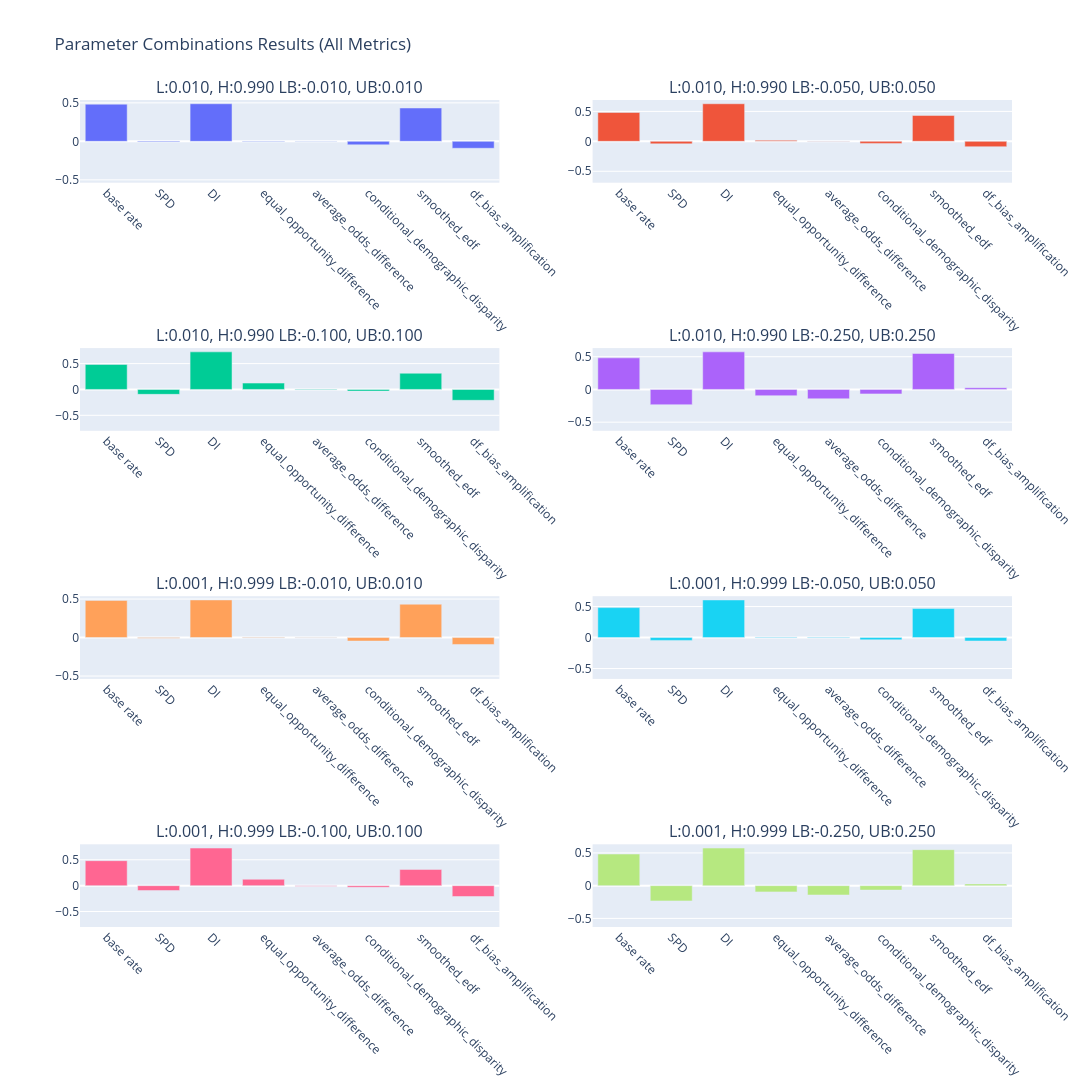

The notebook cell this image was saved under:
### Code cell
def plot_parameter_results(results_df):
    
    df = results_df.reset_index()

    metric_cols = [col for col in df.columns if col not in ['low_class_thresh', 'high_class_thresh', 'metric_lb', 'metric_ub']]
    df['param_combo'] = df.apply(
        lambda x: f'L:{x.low_class_thresh:.3f}, H:{x.high_class_thresh:.3f}\nLB:{x.metric_lb:.3f}, UB:{x.metric_ub:.3f}', 
        axis=1
    )
    
    n_params = len(df['param_combo'].unique())
    n_rows = (n_params + 1) // 2
    n_cols = 2

    fig = make_subplots(
        rows=n_rows, 
        cols=n_cols,
        subplot_titles=df['param_combo'].unique(),
        vertical_spacing=0.2
    )
    
    # Plot metrics for each parameter combination
    for i, param_combo in enumerate(df['param_combo'].unique()):
        row = (i // 2) + 1
        col = (i % 2) + 1
        
        param_data = df[df['param_combo'] == param_combo]
        
        bar = go.Bar(
            x=metric_cols,
            y=param_data[metric_cols].values[0],
            name=param_combo
        )
        fig.add_trace(bar, row=row, col=col)
    
        max_abs_val = max(abs(param_data[metric_cols].values[0]))
        fig.update_yaxes(range=[-max_abs_val*1.1, max_abs_val*1.1], row=row, col=col)
    fig.update_layout(
        height=300 * n_rows,
        width=1200,
        showlegend=False,
        title_text="Parameter Combinations Results (All Metrics)"
    )
    
   
    fig.update_xaxes(tickangle=45)
    
    return fig

fig = plot_parameter_results(results_dfs_rw["Statistical parity difference"])
fig.show()

### Figure 1 — Plotly figure (JSON) as saved in the notebook; plotly's stock layout.template omitted (floating-point values rounded to 4 significant figures)
{"data": [{"name": "L:0.010, H:0.990\nLB:-0.010, UB:0.010", "type": "bar", "x": ["base rate", "SPD", "DI", "equal_opportunity_difference", "average_odds_difference", "conditional_demographic_disparity", "smoothed_edf", "df_bias_amplification"], "xaxis": "x", "y": [0.4827, -0.008255, 0.4882, -0.004967, -0.002484, -0.04535, 0.4332, -0.08995], "yaxis": "y"}, {"name": "L:0.010, H:0.990\nLB:-0.050, UB:0.050", "type": "bar", "x": ["base rate", "SPD", "DI", "equal_opportunity_difference", "average_odds_difference", "conditional_demographic_disparity", "smoothed_edf", "df_bias_amplification"], "xaxis": "x2", "y": [0.4827, -0.04204, 0.6277, 0.01781, -0.003559, -0.03416, 0.4332, -0.08995], "yaxis": "y2"}, {"name": "L:0.010, H:0.990\nLB:-0.100, UB:0.100", "type": "bar", "x": ["base rate", "SPD", "DI", "equal_opportunity_difference", "average_odds_difference", "conditional_demographic_disparity", "smoothed_edf", "df_bias_amplification"], "xaxis": "x3", "y": [0.4827, -0.09481, 0.7266, 0.1232, -0.009333, -0.03177, 0.3135, -0.2097], "yaxis": "y3"}, {"name": "L:0.010, H:0.990\nLB:-0.250, UB:0.250", "type": "bar", "x": ["base rate", "SPD", "DI", "equal_opportunity_difference", "average_odds_difference", "conditional_demographic_disparity", "smoothed_edf", "df_bias_amplification"], "xaxis": "x4", "y": [0.4827, -0.2334, 0.5743, -0.09541, -0.143, -0.06773, 0.5496, 0.02646], "yaxis": "y4"}, {"name": "L:0.001, H:0.999\nLB:-0.010, UB:0.010", "type": "bar", "x": ["base rate", "SPD", "DI", "equal_opportunity_difference", "average_odds_difference", "conditional_demographic_disparity", "smoothed_edf", "df_bias_amplification"], "xaxis": "x5", "y": [0.4827, -0.008255, 0.4882, -0.004967, -0.002484, -0.04535, 0.4332, -0.08995], "yaxis": "y5"}, {"name": "L:0.001, H:0.999\nLB:-0.050, UB:0.050", "type": "bar", "x": ["base rate", "SPD", "DI", "equal_opportunity_difference", "average_odds_difference", "conditional_demographic_disparity", "smoothed_edf", "df_bias_amplification"], "xaxis": "x6", "y": [0.4827, -0.04607, 0.606, 0.01062, -0.007156, -0.03656, 0.4677, -0.05546], "yaxis": "y6"}, {"name": "L:0.001, H:0.999\nLB:-0.100, UB:0.100", "type": "bar", "x": ["base rate", "SPD", "DI", "equal_opportunity_difference", "average_odds_difference", "conditional_demographic_disparity", "smoothed_edf", "df_bias_amplification"], "xaxis": "x7", "y": [0.4827, -0.09481, 0.7266, 0.1232, -0.009333, -0.03177, 0.3135, -0.2097], "yaxis": "y7"}, {"name": "L:0.001, H:0.999\nLB:-0.250, UB:0.250", "type": "bar", "x": ["base rate", "SPD", "DI", "equal_opportunity_difference", "average_odds_difference", "conditional_demographic_disparity", "smoothed_edf", "df_bias_amplification"], "xaxis": "x8", "y": [0.4827, -0.2334, 0.5743, -0.09541, -0.143, -0.06773, 0.5496, 0.02646], "yaxis": "y8"}], "layout": {"annotations": [{"font": {"size": 16}, "showarrow": false, "text": "L:0.010, H:0.990\nLB:-0.010, UB:0.010", "x": 0.225, "xanchor": "center", "xref": "paper", "y": 1, "yanchor": "bottom", "yref": "paper"}, {"font": {"size": 16}, "showarrow": false, "text": "L:0.010, H:0.990\nLB:-0.050, UB:0.050", "x": 0.775, "xanchor": "center", "xref": "paper", "y": 1, "yanchor": "bottom", "yref": "paper"}, {"font": {"size": 16}, "showarrow": false, "text": "L:0.010, H:0.990\nLB:-0.100, UB:0.100", "x": 0.225, "xanchor": "center", "xref": "paper", "y": 0.7, "yanchor": "bottom", "yref": "paper"}, {"font": {"size": 16}, "showarrow": false, "text": "L:0.010, H:0.990\nLB:-0.250, UB:0.250", "x": 0.775, "xanchor": "center", "xref": "paper", "y": 0.7, "yanchor": "bottom", "yref": "paper"}, {"font": {"size": 16}, "showarrow": false, "text": "L:0.001, H:0.999\nLB:-0.010, UB:0.010", "x": 0.225, "xanchor": "center", "xref": "paper", "y": 0.4, "yanchor": "bottom", "yref": "paper"}, {"font": {"size": 16}, "showarrow": false, "text": "L:0.001, H:0.999\nLB:-0.050, UB:0.050", "x": 0.775, "xanchor": "center", "xref": "paper", "y": 0.4, "yanchor": "bottom", "yref": "paper"}, {"font": {"size": 16}, "showarrow": false, "text": "L:0.001, H:0.999\nLB:-0.100, UB:0.100", "x": 0.225, "xanchor": "center", "xref": "paper", "y": 0.1, "yanchor": "bottom", "yref": "paper"}, {"font": {"size": 16}, "showarrow": false, "text": "L:0.001, H:0.999\nLB:-0.250, UB:0.250", "x": 0.775, "xanchor": "center", "xref": "paper", "y": 0.1, "yanchor": "bottom", "yref": "paper"}], "height": 1200, "showlegend": false, "title": {"text": "Parameter Combinations Results (All Metrics)"}, "width": 1200, "xaxis": {"anchor": "y", "domain": [0, 0.45], "tickangle": 45}, "xaxis2": {"anchor": "y2", "domain": [0.55, 1], "tickangle": 45}, "xaxis3": {"anchor": "y3", "domain": [0, 0.45], "tickangle": 45}, "xaxis4": {"anchor": "y4", "domain": [0.55, 1], "tickangle": 45}, "xaxis5": {"anchor": "y5", "domain": [0, 0.45], "tickangle": 45}, "xaxis6": {"anchor": "y6", "domain": [0.55, 1], "tickangle": 45}, "xaxis7": {"anchor": "y7", "domain": [0, 0.45], "tickangle": 45}, "xaxis8": {"anchor": "y8", "domain": [0.55, 1], "tickangle": 45}, "yaxis": {"anchor": "x", "domain": [0.9, 1], "range": [-0.537, 0.537]}, "yaxis2": {"anchor": "x2", "domain": [0.9, 1], "range": [-0.6904, 0.6904]}, "yaxis3": {"anchor": "x3", "domain": [0.6, 0.7], "range": [-0.7993, 0.7993]}, "yaxis4": {"anchor": "x4", "domain": [0.6, 0.7], "range": [-0.6318, 0.6318]}, "yaxis5": {"anchor": "x5", "domain": [0.3, 0.4], "range": [-0.537, 0.537]}, "yaxis6": {"anchor": "x6", "domain": [0.3, 0.4], "range": [-0.6666, 0.6666]}, "yaxis7": {"anchor": "x7", "domain": [0, 0.1], "range": [-0.7993, 0.7993]}, "yaxis8": {"anchor": "x8", "domain": [0, 0.1], "range": [-0.6318, 0.6318]}}}
